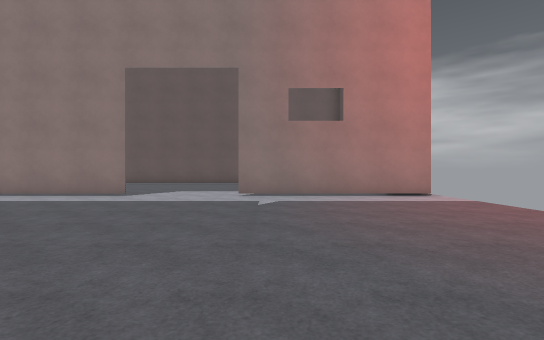
[1] (above)

24 first-person views from a walk through a 3-D level made in the Godot game engine. The camera is 1.3 m above the floor, looks level and sees 85° across. Doors that lead somewhere are drawn open, without their leaves. The floor is counted in squares, 2 m on a side. Each view is taken from the middle of a square. On the plan, view 1 faces up. The plan holds only what a view shows up to about 9 squares ahead; the rest is blank. The place goes on beyond the plan. Surface patterns are stand-ins for the level's own textures.

[2]
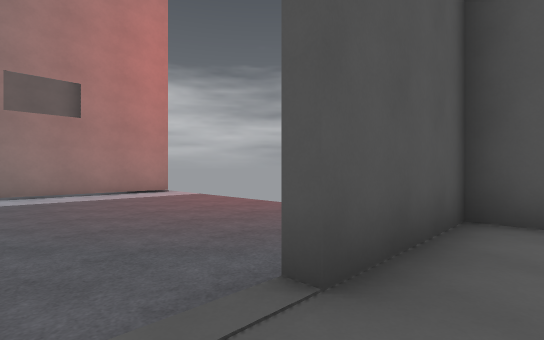

[3]
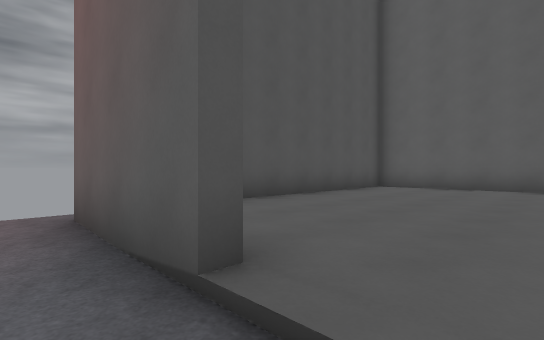

[4]
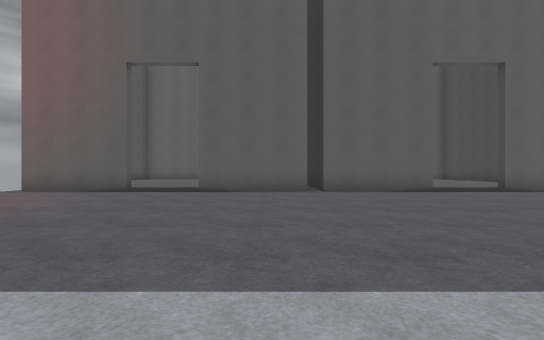

[5]
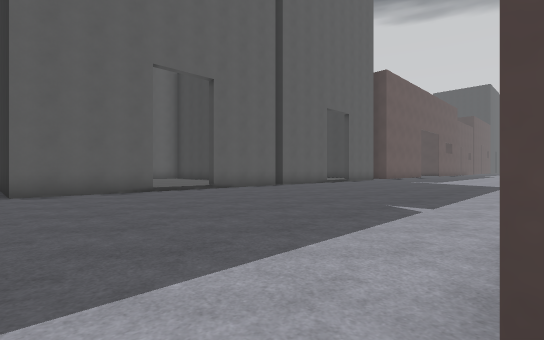

[6]
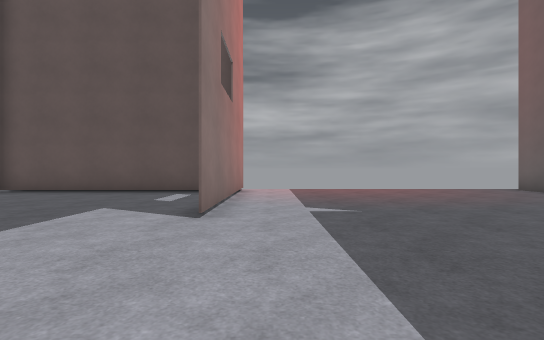

[7]
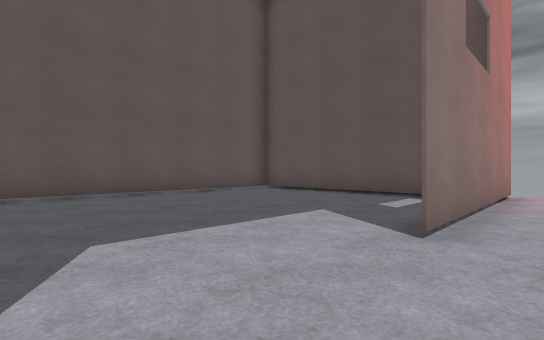

[8]
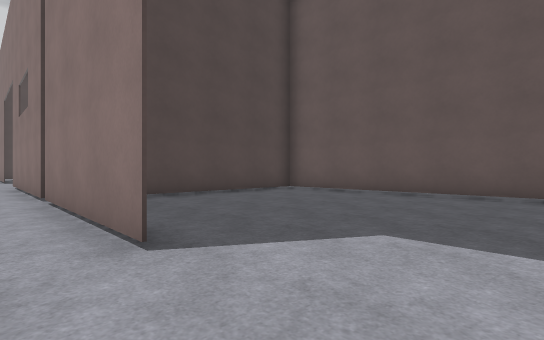

[9]
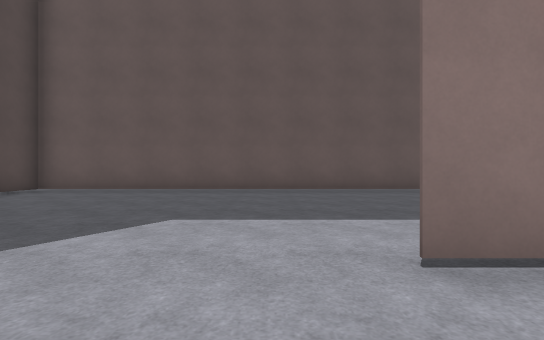

[10]
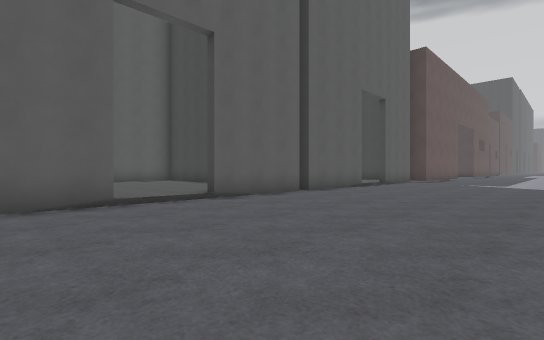

[11]
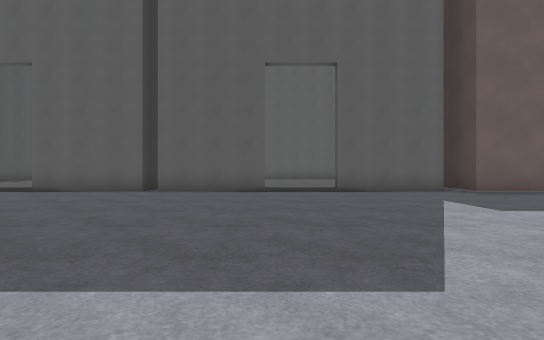

[12]
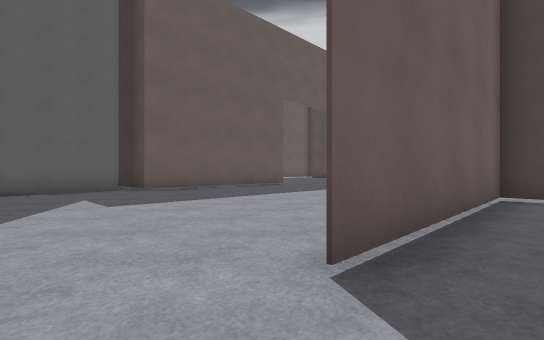

[13]
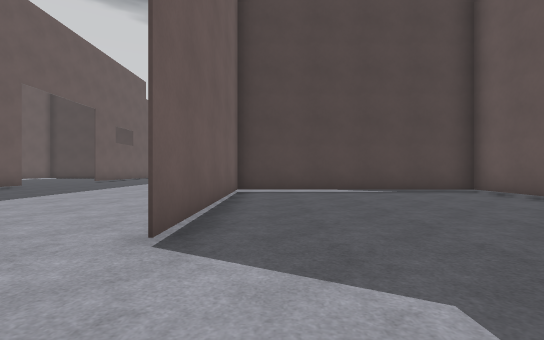

[14]
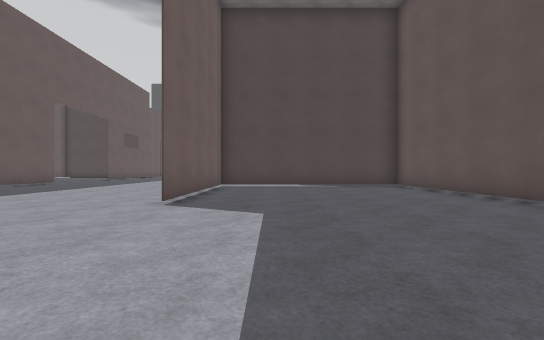

[15]
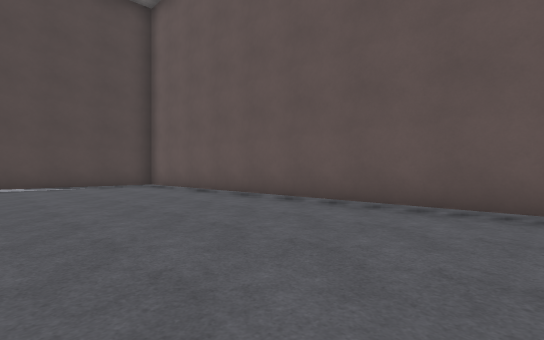

[16]
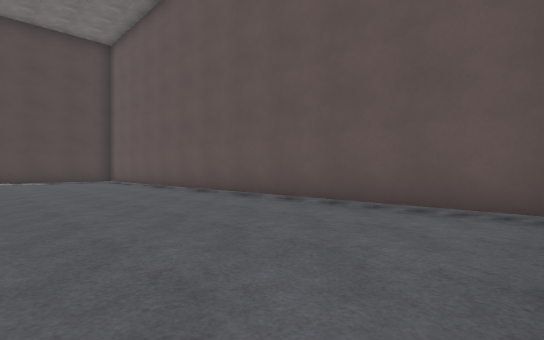

[17]
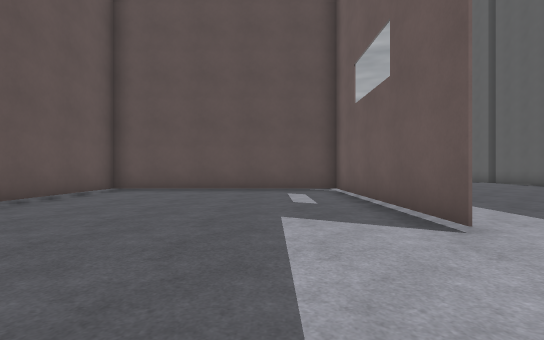

[18]
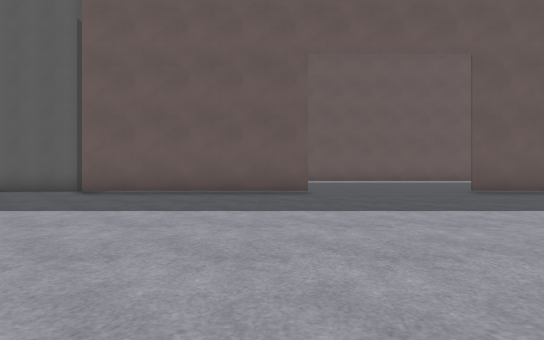

[19]
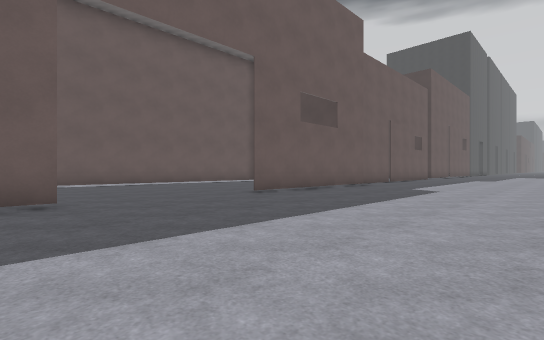

[20]
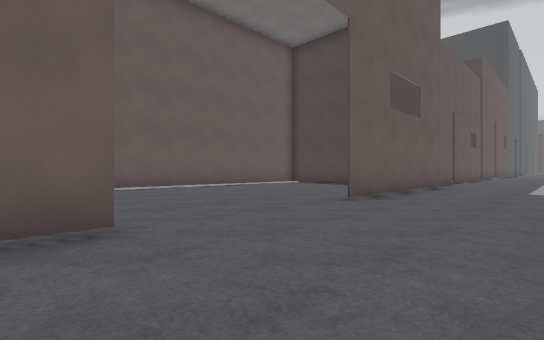

[21]
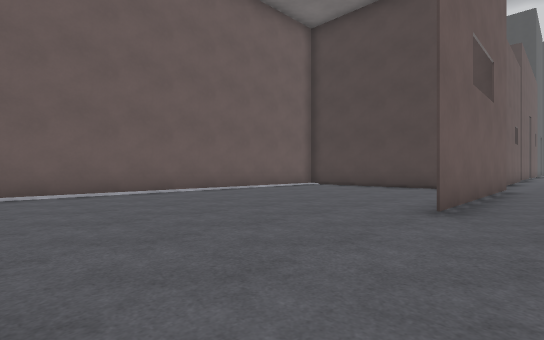

[22]
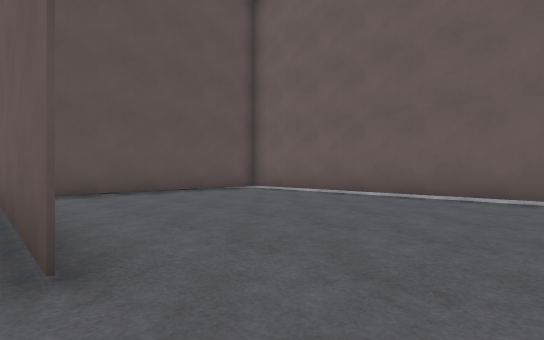

[23]
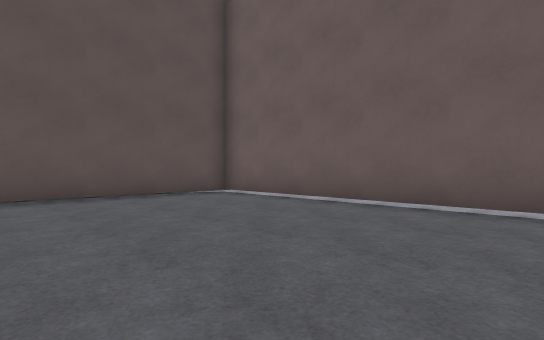

[24]
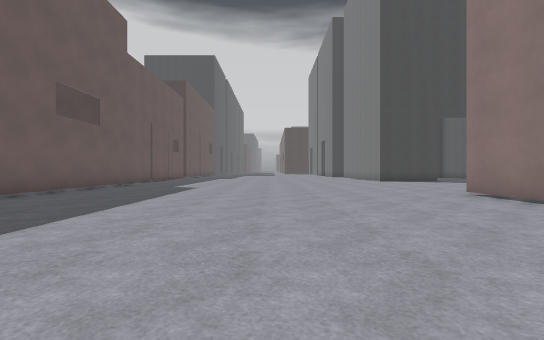

### Floor plan
Key: @ floor where view 1 was taken; # wall or solid block; . main floor; : floor 0.25 m higher than the main floor; / step, stairs or slope; B building; T thing the floor can be seen under or through.
Columns run from 38 left of view 1 to 5 right of it. Each row starts with its distance up from view 1.
 17                ..  ..........    .....
 16            ################################
 15            #.................#............#
 14            #.................#............#
 13            #.................#............#
 12   ..##     #.................#............#
 11   ......   #.................#............#
 10   .......  #.................#............#
  9   .........#######.....###########...######.
  8   ..........  ..............................
  7  ...........................................
  6 ............................................
  5 ............................................
  4  ...........................................
  3 ...........................................
  2 ...........................................
  1 #####....#######............................
  0  ..............#BBBB//BBBBBBB//BBBBBBB@/BBB.
 -1  ...............B                     :   B
 -2  ...............B
 -3   ..............B                          B
 -4    .............B                          B
 -5     ............B                          B
 -6      TTTTTTTTT##                           B
 -7       .........                            B
 -8                                       BBBBB

Positions as (right, up) in squares from view 1, and headings:
1: (0, 0), facing up
2: (0, -1), facing up-right
3: (0, 1), facing down-right
4: (-3, 9), facing down
5: (-4, 9), facing down-left
6: (-5, 8), facing right
7: (-4, 8), facing up-right
8: (-2, 8), facing up-left
9: (-2, 7), facing up
10: (-6, 6), facing down-left
11: (-17, 9), facing down
12: (-19, 10), facing down-left
13: (-18, 10), facing left
14: (-15, 11), facing left
15: (-15, 11), facing up-left
16: (-10, 11), facing up-left
17: (-19, 11), facing right
18: (-28, 9), facing down
19: (-28, 7), facing down-left
20: (-28, 4), facing down-left
21: (-29, 2), facing down-left
22: (-31, 1), facing down-right
23: (-30, -1), facing down-right
24: (-27, 7), facing left
